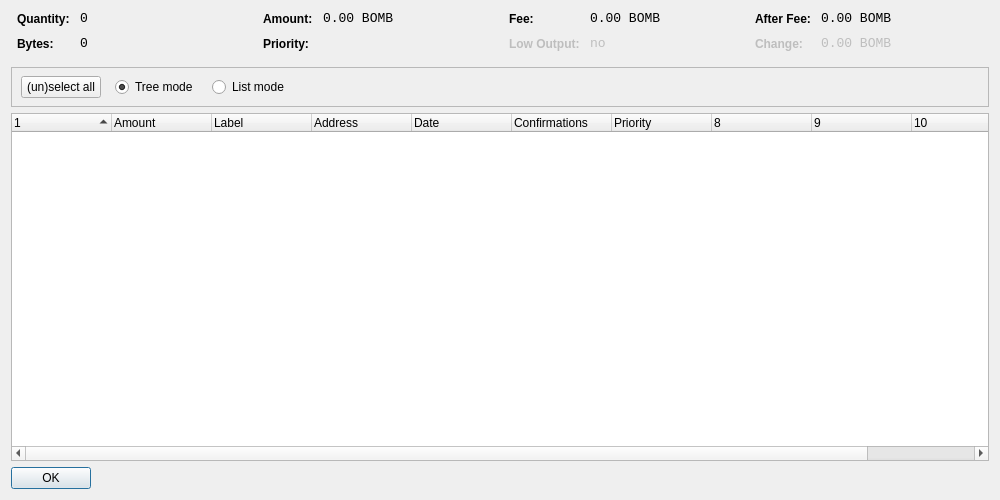
<?xml version="1.0" encoding="UTF-8"?>
<ui version="4.0">
 <class>CoinControlDialog</class>
 <widget class="QDialog" name="CoinControlDialog">
  <property name="geometry">
   <rect>
    <x>0</x>
    <y>0</y>
    <width>1000</width>
    <height>500</height>
   </rect>
  </property>
  <property name="windowTitle">
   <string>Coin Control</string>
  </property>
  <layout class="QVBoxLayout" name="verticalLayout">
   <item>
    <layout class="QHBoxLayout" name="horizontalLayoutTop" stretch="0,0,0,0">
     <property name="topMargin">
      <number>0</number>
     </property>
     <property name="bottomMargin">
      <number>10</number>
     </property>
     <item>
      <layout class="QFormLayout" name="formLayoutCoinControl1">
       <property name="horizontalSpacing">
        <number>10</number>
       </property>
       <property name="verticalSpacing">
        <number>10</number>
       </property>
       <property name="leftMargin">
        <number>6</number>
       </property>
       <property name="rightMargin">
        <number>6</number>
       </property>
       <item row="0" column="0">
        <widget class="QLabel" name="labelCoinControlQuantityText">
         <property name="styleSheet">
          <string notr="true">font-weight:bold;</string>
         </property>
         <property name="text">
          <string>Quantity:</string>
         </property>
        </widget>
       </item>
       <item row="0" column="1">
        <widget class="QLabel" name="labelCoinControlQuantity">
         <property name="font">
          <font>
           <family>Monospace</family>
           <pointsize>10</pointsize>
          </font>
         </property>
         <property name="cursor">
          <cursorShape>IBeamCursor</cursorShape>
         </property>
         <property name="contextMenuPolicy">
          <enum>Qt::ActionsContextMenu</enum>
         </property>
         <property name="text">
          <string notr="true">0</string>
         </property>
         <property name="textInteractionFlags">
          <set>Qt::LinksAccessibleByMouse|Qt::TextSelectableByKeyboard|Qt::TextSelectableByMouse</set>
         </property>
        </widget>
       </item>
       <item row="1" column="0">
        <widget class="QLabel" name="labelCoinControlBytesText">
         <property name="styleSheet">
          <string notr="true">font-weight:bold;</string>
         </property>
         <property name="text">
          <string>Bytes:</string>
         </property>
        </widget>
       </item>
       <item row="1" column="1">
        <widget class="QLabel" name="labelCoinControlBytes">
         <property name="font">
          <font>
           <family>Monospace</family>
           <pointsize>10</pointsize>
          </font>
         </property>
         <property name="cursor">
          <cursorShape>IBeamCursor</cursorShape>
         </property>
         <property name="contextMenuPolicy">
          <enum>Qt::ActionsContextMenu</enum>
         </property>
         <property name="text">
          <string notr="true">0</string>
         </property>
         <property name="textInteractionFlags">
          <set>Qt::LinksAccessibleByMouse|Qt::TextSelectableByKeyboard|Qt::TextSelectableByMouse</set>
         </property>
        </widget>
       </item>
      </layout>
     </item>
     <item>
      <layout class="QFormLayout" name="formLayoutCoinControl2">
       <property name="horizontalSpacing">
        <number>10</number>
       </property>
       <property name="verticalSpacing">
        <number>10</number>
       </property>
       <property name="leftMargin">
        <number>6</number>
       </property>
       <property name="rightMargin">
        <number>6</number>
       </property>
       <item row="0" column="0">
        <widget class="QLabel" name="labelCoinControlAmountText">
         <property name="styleSheet">
          <string notr="true">font-weight:bold;</string>
         </property>
         <property name="text">
          <string>Amount:</string>
         </property>
        </widget>
       </item>
       <item row="0" column="1">
        <widget class="QLabel" name="labelCoinControlAmount">
         <property name="font">
          <font>
           <family>Monospace</family>
           <pointsize>10</pointsize>
          </font>
         </property>
         <property name="cursor">
          <cursorShape>IBeamCursor</cursorShape>
         </property>
         <property name="contextMenuPolicy">
          <enum>Qt::ActionsContextMenu</enum>
         </property>
         <property name="text">
          <string notr="true">0.00 BOMB</string>
         </property>
         <property name="textInteractionFlags">
          <set>Qt::LinksAccessibleByMouse|Qt::TextSelectableByKeyboard|Qt::TextSelectableByMouse</set>
         </property>
        </widget>
       </item>
       <item row="1" column="0">
        <widget class="QLabel" name="labelCoinControlPriorityText">
         <property name="styleSheet">
          <string notr="true">font-weight:bold;</string>
         </property>
         <property name="text">
          <string>Priority:</string>
         </property>
        </widget>
       </item>
       <item row="1" column="1">
        <widget class="QLabel" name="labelCoinControlPriority">
         <property name="font">
          <font>
           <family>Monospace</family>
           <pointsize>10</pointsize>
          </font>
         </property>
         <property name="cursor">
          <cursorShape>IBeamCursor</cursorShape>
         </property>
         <property name="contextMenuPolicy">
          <enum>Qt::ActionsContextMenu</enum>
         </property>
         <property name="text">
          <string/>
         </property>
         <property name="textInteractionFlags">
          <set>Qt::LinksAccessibleByMouse|Qt::TextSelectableByKeyboard|Qt::TextSelectableByMouse</set>
         </property>
        </widget>
       </item>
      </layout>
     </item>
     <item>
      <layout class="QFormLayout" name="formLayoutCoinControl3">
       <property name="horizontalSpacing">
        <number>10</number>
       </property>
       <property name="verticalSpacing">
        <number>10</number>
       </property>
       <property name="leftMargin">
        <number>6</number>
       </property>
       <property name="rightMargin">
        <number>6</number>
       </property>
       <item row="0" column="0">
        <widget class="QLabel" name="labelCoinControlFeeText">
         <property name="styleSheet">
          <string notr="true">font-weight:bold;</string>
         </property>
         <property name="text">
          <string>Fee:</string>
         </property>
        </widget>
       </item>
       <item row="0" column="1">
        <widget class="QLabel" name="labelCoinControlFee">
         <property name="font">
          <font>
           <family>Monospace</family>
           <pointsize>10</pointsize>
          </font>
         </property>
         <property name="cursor">
          <cursorShape>IBeamCursor</cursorShape>
         </property>
         <property name="contextMenuPolicy">
          <enum>Qt::ActionsContextMenu</enum>
         </property>
         <property name="text">
          <string notr="true">0.00 BOMB</string>
         </property>
         <property name="textInteractionFlags">
          <set>Qt::LinksAccessibleByMouse|Qt::TextSelectableByKeyboard|Qt::TextSelectableByMouse</set>
         </property>
        </widget>
       </item>
       <item row="1" column="0">
        <widget class="QLabel" name="labelCoinControlLowOutputText">
         <property name="enabled">
          <bool>false</bool>
         </property>
         <property name="styleSheet">
          <string notr="true">font-weight:bold;</string>
         </property>
         <property name="text">
          <string>Low Output:</string>
         </property>
        </widget>
       </item>
       <item row="1" column="1">
        <widget class="QLabel" name="labelCoinControlLowOutput">
         <property name="enabled">
          <bool>false</bool>
         </property>
         <property name="font">
          <font>
           <family>Monospace</family>
           <pointsize>10</pointsize>
          </font>
         </property>
         <property name="cursor">
          <cursorShape>IBeamCursor</cursorShape>
         </property>
         <property name="contextMenuPolicy">
          <enum>Qt::ActionsContextMenu</enum>
         </property>
         <property name="text">
          <string notr="true">no</string>
         </property>
         <property name="textInteractionFlags">
          <set>Qt::LinksAccessibleByMouse|Qt::TextSelectableByKeyboard|Qt::TextSelectableByMouse</set>
         </property>
        </widget>
       </item>
      </layout>
     </item>
     <item>
      <layout class="QFormLayout" name="formLayoutCoinControl4">
       <property name="horizontalSpacing">
        <number>10</number>
       </property>
       <property name="verticalSpacing">
        <number>10</number>
       </property>
       <property name="leftMargin">
        <number>6</number>
       </property>
       <property name="rightMargin">
        <number>6</number>
       </property>
       <item row="0" column="0">
        <widget class="QLabel" name="labelCoinControlAfterFeeText">
         <property name="styleSheet">
          <string notr="true">font-weight:bold;</string>
         </property>
         <property name="text">
          <string>After Fee:</string>
         </property>
        </widget>
       </item>
       <item row="0" column="1">
        <widget class="QLabel" name="labelCoinControlAfterFee">
         <property name="font">
          <font>
           <family>Monospace</family>
           <pointsize>10</pointsize>
          </font>
         </property>
         <property name="cursor">
          <cursorShape>IBeamCursor</cursorShape>
         </property>
         <property name="contextMenuPolicy">
          <enum>Qt::ActionsContextMenu</enum>
         </property>
         <property name="text">
          <string notr="true">0.00 BOMB</string>
         </property>
         <property name="textInteractionFlags">
          <set>Qt::LinksAccessibleByMouse|Qt::TextSelectableByKeyboard|Qt::TextSelectableByMouse</set>
         </property>
        </widget>
       </item>
       <item row="1" column="0">
        <widget class="QLabel" name="labelCoinControlChangeText">
         <property name="enabled">
          <bool>false</bool>
         </property>
         <property name="styleSheet">
          <string notr="true">font-weight:bold;</string>
         </property>
         <property name="text">
          <string>Change:</string>
         </property>
        </widget>
       </item>
       <item row="1" column="1">
        <widget class="QLabel" name="labelCoinControlChange">
         <property name="enabled">
          <bool>false</bool>
         </property>
         <property name="font">
          <font>
           <family>Monospace</family>
           <pointsize>10</pointsize>
          </font>
         </property>
         <property name="cursor">
          <cursorShape>IBeamCursor</cursorShape>
         </property>
         <property name="contextMenuPolicy">
          <enum>Qt::ActionsContextMenu</enum>
         </property>
         <property name="text">
          <string notr="true">0.00 BOMB</string>
         </property>
         <property name="textInteractionFlags">
          <set>Qt::LinksAccessibleByMouse|Qt::TextSelectableByKeyboard|Qt::TextSelectableByMouse</set>
         </property>
        </widget>
       </item>
      </layout>
     </item>
    </layout>
   </item>
   <item>
    <widget class="QFrame" name="frame">
     <property name="minimumSize">
      <size>
       <width>0</width>
       <height>40</height>
      </size>
     </property>
     <property name="frameShape">
      <enum>QFrame::StyledPanel</enum>
     </property>
     <property name="frameShadow">
      <enum>QFrame::Sunken</enum>
     </property>
     <widget class="QWidget" name="horizontalLayoutWidget">
      <property name="geometry">
       <rect>
        <x>10</x>
        <y>0</y>
        <width>781</width>
        <height>41</height>
       </rect>
      </property>
      <layout class="QHBoxLayout" name="horizontalLayoutPanel" stretch="0,0,0,0,0">
       <property name="spacing">
        <number>14</number>
       </property>
       <item>
        <widget class="QPushButton" name="pushButtonSelectAll">
         <property name="sizePolicy">
          <sizepolicy hsizetype="Maximum" vsizetype="Fixed">
           <horstretch>0</horstretch>
           <verstretch>0</verstretch>
          </sizepolicy>
         </property>
         <property name="text">
          <string>(un)select all</string>
         </property>
        </widget>
       </item>
       <item>
        <widget class="QRadioButton" name="radioTreeMode">
         <property name="sizePolicy">
          <sizepolicy hsizetype="Maximum" vsizetype="Fixed">
           <horstretch>0</horstretch>
           <verstretch>0</verstretch>
          </sizepolicy>
         </property>
         <property name="text">
          <string>Tree mode</string>
         </property>
         <property name="checked">
          <bool>true</bool>
         </property>
        </widget>
       </item>
       <item>
        <widget class="QRadioButton" name="radioListMode">
         <property name="sizePolicy">
          <sizepolicy hsizetype="Maximum" vsizetype="Fixed">
           <horstretch>0</horstretch>
           <verstretch>0</verstretch>
          </sizepolicy>
         </property>
         <property name="text">
          <string>List mode</string>
         </property>
        </widget>
       </item>
       <item>
        <spacer name="horizontalSpacer">
         <property name="orientation">
          <enum>Qt::Horizontal</enum>
         </property>
         <property name="sizeHint" stdset="0">
          <size>
           <width>40</width>
           <height>20</height>
          </size>
         </property>
        </spacer>
       </item>
      </layout>
     </widget>
    </widget>
   </item>
   <item>
    <widget class="CoinControlTreeWidget" name="treeWidget">
     <property name="contextMenuPolicy">
      <enum>Qt::CustomContextMenu</enum>
     </property>
     <property name="sortingEnabled">
      <bool>false</bool>
     </property>
     <property name="columnCount">
      <number>11</number>
     </property>
     <attribute name="headerShowSortIndicator" stdset="0">
      <bool>true</bool>
     </attribute>
     <attribute name="headerStretchLastSection">
      <bool>false</bool>
     </attribute>
     <column>
      <property name="text">
       <string/>
      </property>
     </column>
     <column>
      <property name="text">
       <string>Amount</string>
      </property>
     </column>
     <column>
      <property name="text">
       <string>Label</string>
      </property>
     </column>
     <column>
      <property name="text">
       <string>Address</string>
      </property>
     </column>
     <column>
      <property name="text">
       <string>Date</string>
      </property>
     </column>
     <column>
      <property name="text">
       <string>Confirmations</string>
      </property>
      <property name="toolTip">
       <string>Confirmed</string>
      </property>
     </column>
     <column>
      <property name="text">
       <string>Priority</string>
      </property>
     </column>
     <column>
      <property name="text">
       <string/>
      </property>
     </column>
     <column>
      <property name="text">
       <string/>
      </property>
     </column>
     <column>
      <property name="text">
       <string/>
      </property>
     </column>
     <column>
      <property name="text">
       <string/>
      </property>
     </column>
    </widget>
   </item>
   <item>
    <widget class="QDialogButtonBox" name="buttonBox">
     <property name="sizePolicy">
      <sizepolicy hsizetype="Maximum" vsizetype="Fixed">
       <horstretch>0</horstretch>
       <verstretch>0</verstretch>
      </sizepolicy>
     </property>
     <property name="orientation">
      <enum>Qt::Horizontal</enum>
     </property>
     <property name="standardButtons">
      <set>QDialogButtonBox::Ok</set>
     </property>
    </widget>
   </item>
  </layout>
 </widget>
 <customwidgets>
  <customwidget>
   <class>CoinControlTreeWidget</class>
   <extends>QTreeWidget</extends>
   <header>coincontroltreewidget.h</header>
  </customwidget>
 </customwidgets>
 <resources/>
 <connections/>
</ui>
